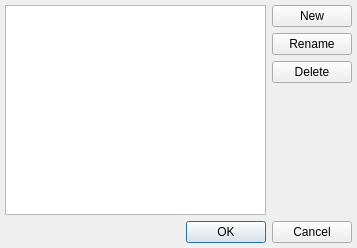
<ui version="4.0" >
 <class>ProfileDialogClass</class>
 <widget class="QDialog" name="ProfileDialogClass" >
  <property name="geometry" >
   <rect>
    <x>0</x>
    <y>0</y>
    <width>357</width>
    <height>248</height>
   </rect>
  </property>
  <property name="windowTitle" >
   <string>Edit profiles</string>
  </property>
  <layout class="QVBoxLayout" name="verticalLayout" >
   <property name="margin" >
    <number>5</number>
   </property>
   <item>
    <layout class="QHBoxLayout" >
     <item>
      <widget class="QListWidget" name="lstProfiles" >
       <property name="selectionBehavior" >
        <enum>QAbstractItemView::SelectRows</enum>
       </property>
       <property name="sortingEnabled" >
        <bool>true</bool>
       </property>
      </widget>
     </item>
     <item>
      <layout class="QVBoxLayout" >
       <item>
        <widget class="QPushButton" name="pbtNew" >
         <property name="text" >
          <string>New</string>
         </property>
        </widget>
       </item>
       <item>
        <widget class="QPushButton" name="pbtRename" >
         <property name="text" >
          <string>Rename</string>
         </property>
        </widget>
       </item>
       <item>
        <widget class="QPushButton" name="pbtDelete" >
         <property name="text" >
          <string>Delete</string>
         </property>
        </widget>
       </item>
       <item>
        <spacer>
         <property name="orientation" >
          <enum>Qt::Vertical</enum>
         </property>
         <property name="sizeHint" stdset="0" >
          <size>
           <width>20</width>
           <height>40</height>
          </size>
         </property>
        </spacer>
       </item>
      </layout>
     </item>
    </layout>
   </item>
   <item>
    <widget class="QDialogButtonBox" name="btbButtons" >
     <property name="standardButtons" >
      <set>QDialogButtonBox::Cancel|QDialogButtonBox::Ok</set>
     </property>
    </widget>
   </item>
  </layout>
 </widget>
 <layoutdefault spacing="6" margin="11" />
 <resources/>
 <connections>
  <connection>
   <sender>btbButtons</sender>
   <signal>rejected()</signal>
   <receiver>ProfileDialogClass</receiver>
   <slot>reject()</slot>
   <hints>
    <hint type="sourcelabel" >
     <x>361</x>
     <y>249</y>
    </hint>
    <hint type="destinationlabel" >
     <x>318</x>
     <y>234</y>
    </hint>
   </hints>
  </connection>
 </connections>
</ui>
